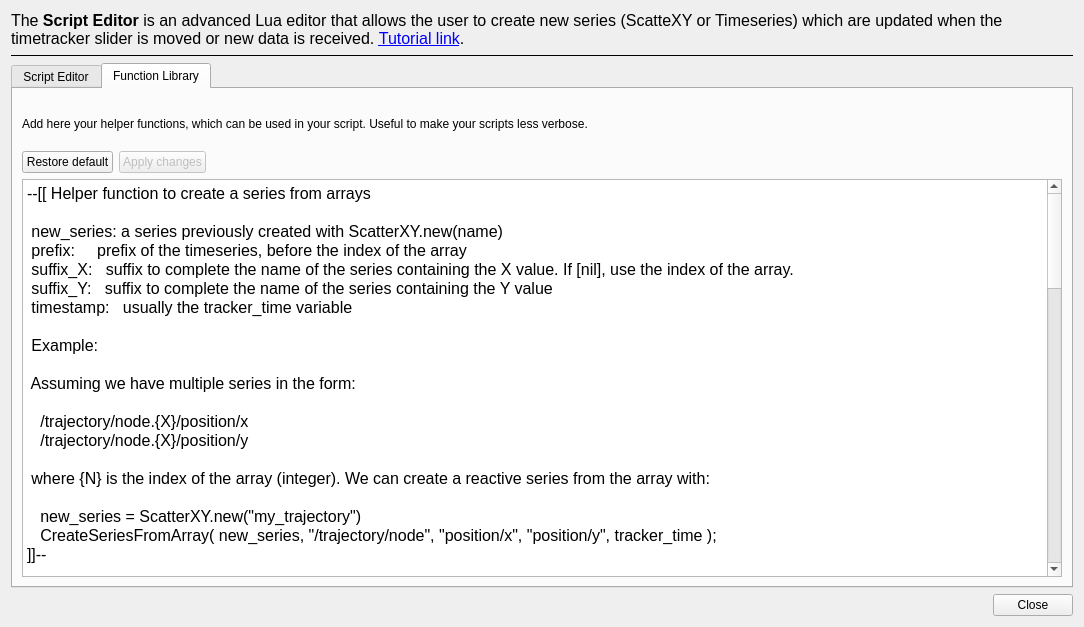
<?xml version="1.0" encoding="UTF-8"?>
<ui version="4.0">
 <class>LuaEditor</class>
 <widget class="QWidget" name="LuaEditor">
  <property name="geometry">
   <rect>
    <x>0</x>
    <y>0</y>
    <width>1084</width>
    <height>627</height>
   </rect>
  </property>
  <property name="windowTitle">
   <string>Form</string>
  </property>
  <layout class="QVBoxLayout" name="verticalLayout_3" stretch="0,1,0,0">
   <item>
    <widget class="QLabel" name="label_6">
     <property name="font">
      <font>
       <pointsize>12</pointsize>
      </font>
     </property>
     <property name="text">
      <string>&lt;html&gt;&lt;head/&gt;&lt;body&gt;&lt;p&gt;The &lt;span style=&quot; font-weight:600;&quot;&gt;Script Editor &lt;/span&gt;is an advanced Lua editor that allows the user to create new series (ScatteXY or Timeseries) which are updated when the timetracker slider is moved or new data is received. &lt;a href=&quot;https://slides.com/davidefaconti/plotjuggler-reactive-scripts/fullscreen&quot;&gt;&lt;span style=&quot; text-decoration: underline; color:#0000ff;&quot;&gt;Tutorial link&lt;/span&gt;&lt;/a&gt;.&lt;/p&gt;&lt;/body&gt;&lt;/html&gt;</string>
     </property>
     <property name="wordWrap">
      <bool>true</bool>
     </property>
     <property name="openExternalLinks">
      <bool>true</bool>
     </property>
    </widget>
   </item>
   <item>
    <widget class="Line" name="line">
     <property name="frameShadow">
      <enum>QFrame::Plain</enum>
     </property>
     <property name="orientation">
      <enum>Qt::Horizontal</enum>
     </property>
    </widget>
   </item>
   <item>
    <widget class="QTabWidget" name="tabWidget">
     <property name="currentIndex">
      <number>1</number>
     </property>
     <widget class="QWidget" name="tab">
      <attribute name="title">
       <string>Script Editor</string>
      </attribute>
      <layout class="QVBoxLayout" name="verticalLayout_4">
       <item>
        <layout class="QHBoxLayout" name="horizontalLayout_2" stretch="2,1">
         <item>
          <layout class="QVBoxLayout" name="verticalLayout" stretch="0,1,0,0,2">
           <item>
            <widget class="QLabel" name="label">
             <property name="text">
              <string>Global code, execute once:</string>
             </property>
            </widget>
           </item>
           <item>
            <widget class="ScriptEditor" name="textGlobal">
             <property name="font">
              <font>
               <pointsize>12</pointsize>
              </font>
             </property>
             <property name="placeholderText">
              <string>define here your global variables</string>
             </property>
            </widget>
           </item>
           <item>
            <widget class="QLabel" name="label_4">
             <property name="text">
              <string>The following function is called every time the time tracker is moved or new data is received.</string>
             </property>
             <property name="wordWrap">
              <bool>true</bool>
             </property>
            </widget>
           </item>
           <item>
            <widget class="QLabel" name="label_2">
             <property name="font">
              <font>
               <weight>75</weight>
               <bold>true</bold>
              </font>
             </property>
             <property name="text">
              <string>function(tracker_time)</string>
             </property>
            </widget>
           </item>
           <item>
            <widget class="ScriptEditor" name="textFunction">
             <property name="font">
              <font>
               <pointsize>12</pointsize>
              </font>
             </property>
             <property name="placeholderText">
              <string>body of the function. tracker_time is the value of the time slider</string>
             </property>
            </widget>
           </item>
          </layout>
         </item>
         <item>
          <layout class="QVBoxLayout" name="verticalLayout_2">
           <item>
            <layout class="QHBoxLayout" name="horizontalLayout">
             <item>
              <widget class="QLabel" name="label_7">
               <property name="text">
                <string>Name:</string>
               </property>
              </widget>
             </item>
             <item>
              <widget class="QLineEdit" name="lineEditFunctionName"/>
             </item>
             <item>
              <widget class="QPushButton" name="pushButtonSave">
               <property name="enabled">
                <bool>false</bool>
               </property>
               <property name="text">
                <string>Save</string>
               </property>
              </widget>
             </item>
            </layout>
           </item>
           <item>
            <layout class="QHBoxLayout" name="horizontalLayout_3">
             <property name="topMargin">
              <number>11</number>
             </property>
             <item>
              <widget class="QLabel" name="label_3">
               <property name="text">
                <string>Active Scripts:</string>
               </property>
              </widget>
             </item>
             <item>
              <widget class="QPushButton" name="pushButtonDelete">
               <property name="enabled">
                <bool>false</bool>
               </property>
               <property name="minimumSize">
                <size>
                 <width>28</width>
                 <height>28</height>
                </size>
               </property>
               <property name="maximumSize">
                <size>
                 <width>28</width>
                 <height>28</height>
                </size>
               </property>
               <property name="toolTip">
                <string>&lt;html&gt;&lt;head/&gt;&lt;body&gt;&lt;p&gt;Remove selected script&lt;/p&gt;&lt;/body&gt;&lt;/html&gt;</string>
               </property>
               <property name="text">
                <string/>
               </property>
               <property name="iconSize">
                <size>
                 <width>25</width>
                 <height>25</height>
                </size>
               </property>
               <property name="flat">
                <bool>true</bool>
               </property>
              </widget>
             </item>
            </layout>
           </item>
           <item>
            <widget class="QListWidget" name="listWidgetFunctions"/>
           </item>
           <item>
            <widget class="QLabel" name="label_5">
             <property name="text">
              <string>&lt;html&gt;&lt;head/&gt;&lt;body&gt;&lt;p&gt;Recent scripts (double-click to load):&lt;/p&gt;&lt;/body&gt;&lt;/html&gt;</string>
             </property>
             <property name="wordWrap">
              <bool>true</bool>
             </property>
            </widget>
           </item>
           <item>
            <widget class="QListWidget" name="listWidgetRecent"/>
           </item>
          </layout>
         </item>
        </layout>
       </item>
      </layout>
     </widget>
     <widget class="QWidget" name="tab_2">
      <attribute name="title">
       <string>Function Library</string>
      </attribute>
      <layout class="QVBoxLayout" name="verticalLayout_5">
       <item>
        <layout class="QHBoxLayout" name="horizontalLayout_4">
         <property name="topMargin">
          <number>10</number>
         </property>
         <item>
          <widget class="QLabel" name="label_8">
           <property name="text">
            <string>Add here your helper functions, which can be used in your script. Useful to make your scripts less verbose.</string>
           </property>
           <property name="wordWrap">
            <bool>true</bool>
           </property>
          </widget>
         </item>
         <item>
          <widget class="QLabel" name="labelSemaphore">
           <property name="minimumSize">
            <size>
             <width>32</width>
             <height>32</height>
            </size>
           </property>
           <property name="maximumSize">
            <size>
             <width>32</width>
             <height>32</height>
            </size>
           </property>
           <property name="text">
            <string/>
           </property>
          </widget>
         </item>
        </layout>
       </item>
       <item>
        <layout class="QHBoxLayout" name="horizontalLayout_5">
         <property name="topMargin">
          <number>5</number>
         </property>
         <item>
          <widget class="QPushButton" name="pushButtonDefaultLibrary">
           <property name="sizePolicy">
            <sizepolicy hsizetype="Fixed" vsizetype="Fixed">
             <horstretch>0</horstretch>
             <verstretch>0</verstretch>
            </sizepolicy>
           </property>
           <property name="text">
            <string>Restore default</string>
           </property>
          </widget>
         </item>
         <item>
          <widget class="QPushButton" name="pushButtonApplyLibrary">
           <property name="enabled">
            <bool>false</bool>
           </property>
           <property name="toolTip">
            <string>&lt;html&gt;&lt;head/&gt;&lt;body&gt;&lt;p&gt;If you have already created one or more reactive series, reload them witrh the new library.&lt;/p&gt;&lt;/body&gt;&lt;/html&gt;</string>
           </property>
           <property name="text">
            <string>Apply changes</string>
           </property>
          </widget>
         </item>
         <item>
          <spacer name="horizontalSpacer">
           <property name="orientation">
            <enum>Qt::Horizontal</enum>
           </property>
           <property name="sizeHint" stdset="0">
            <size>
             <width>40</width>
             <height>20</height>
            </size>
           </property>
          </spacer>
         </item>
        </layout>
       </item>
       <item>
        <widget class="ScriptEditor" name="textLibrary">
         <property name="font">
          <font>
           <pointsize>12</pointsize>
          </font>
         </property>
         <property name="plainText">
          <string>--[[ Helper function to create a series from arrays

 new_series: a series previously created with ScatterXY.new(name)
 prefix:     prefix of the timeseries, before the index of the array
 suffix_X:   suffix to complete the name of the series containing the X value. If [nil], use the index of the array.
 suffix_Y:   suffix to complete the name of the series containing the Y value
 timestamp:   usually the tracker_time variable
              
 Example:
 
 Assuming we have multiple series in the form:
 
   /trajectory/node.{X}/position/x
   /trajectory/node.{X}/position/y
   
 where {N} is the index of the array (integer). We can create a reactive series from the array with:
 
   new_series = ScatterXY.new(&quot;my_trajectory&quot;) 
   CreateSeriesFromArray( new_series, &quot;/trajectory/node&quot;, &quot;position/x&quot;, &quot;position/y&quot;, tracker_time );
]]--

function CreateSeriesFromArray( new_series, prefix, suffix_X, suffix_Y, timestamp )
  
  --- clear previous values
  new_series:clear()
  
  --- Append points to new_series
  index = 0
  while(true) do

    x = index;
    -- if not nil, get the X coordinate from a series
    if suffix_X ~= nil then 
      series_x = TimeseriesView.find( string.format( &quot;%s.%d/%s&quot;, prefix, index, suffix_X) )
      if series_x == nil then break end
      x = series_x:atTime(timestamp)	 
    end
    
    series_y = TimeseriesView.find( string.format( &quot;%s.%d/%s&quot;, prefix, index, suffix_Y) )
    if series_y == nil then break end 
    y = series_y:atTime(timestamp)
    
    new_series:push_back(x,y)
    index = index+1
  end
end

--[[ Similar to the built-in function GetSeriesNames(), but select only the names with a give prefix. ]]--

function GetSeriesNamesByPrefix(prefix)
  -- GetSeriesNames(9 is a built-in function
  all_names = GetSeriesNames()
  filtered_names = {}
  for i, name in ipairs(all_names)  do
    -- check the prefix
    if name:find(prefix, 1, #prefix) then
      table.insert(filtered_names, name);
    end
  end
  return filtered_names
end

--[[ Modify an existing series, applying offsets to all their X and Y values

 series: an existing timeseries, obtained with TimeseriesView.find(name)
 delta_x: offset to apply to each x value
 delta_y: offset to apply to each y value  

]]--

function ApplyOffsetInPlace(series, delta_x, delta_y)
  -- use C++ indeces, not Lua indeces
  for index=0, series:size()-1 do
    x,y = series:at(index)
    series:set(index, x + delta_x, y + delta_y)
  end
end
</string>
         </property>
        </widget>
       </item>
      </layout>
     </widget>
    </widget>
   </item>
   <item>
    <widget class="QDialogButtonBox" name="buttonBox">
     <property name="standardButtons">
      <set>QDialogButtonBox::Close</set>
     </property>
    </widget>
   </item>
  </layout>
 </widget>
 <customwidgets>
  <customwidget>
   <class>ScriptEditor</class>
   <extends>QPlainTextEdit</extends>
   <header>script_editor.h</header>
  </customwidget>
 </customwidgets>
 <resources/>
 <connections/>
</ui>
